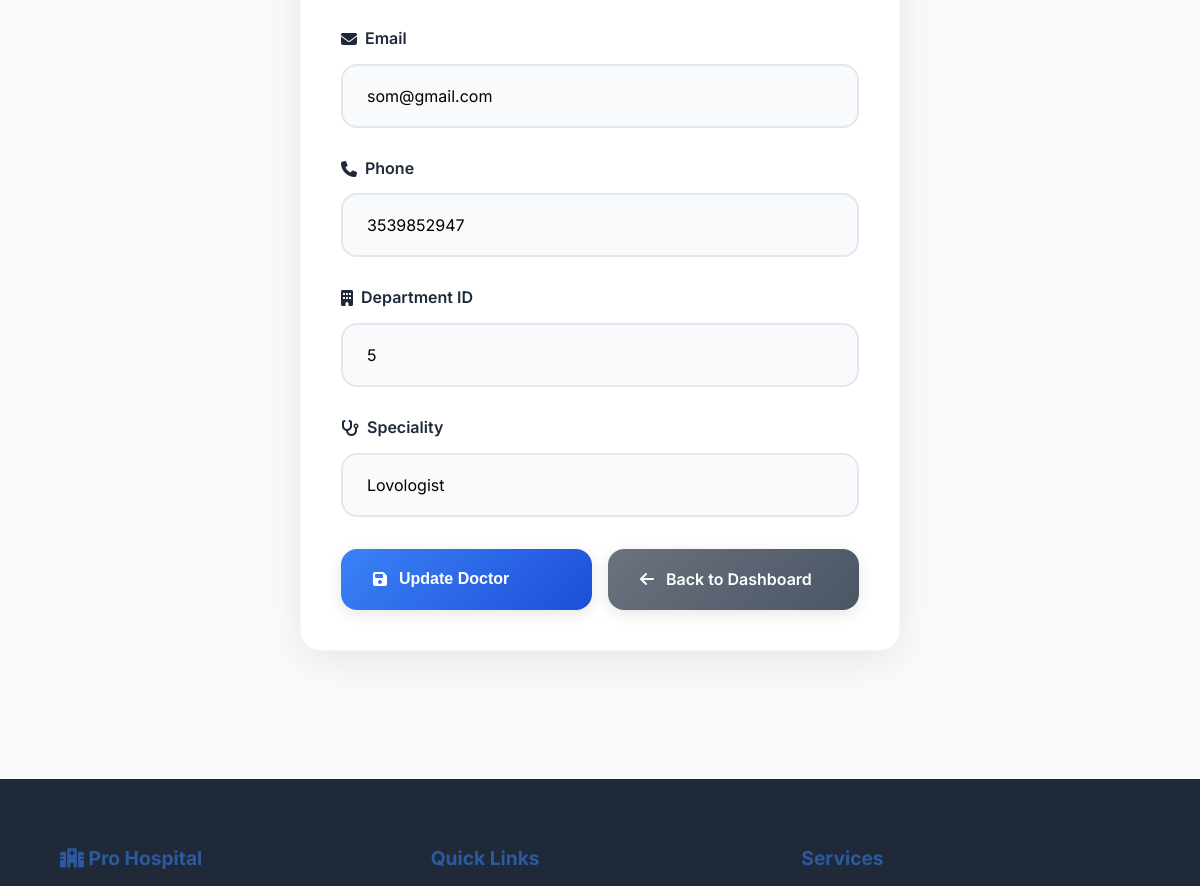
/admin/edit_doctor/7 (signed in, middle part), run on an earlier commit of the app's database.
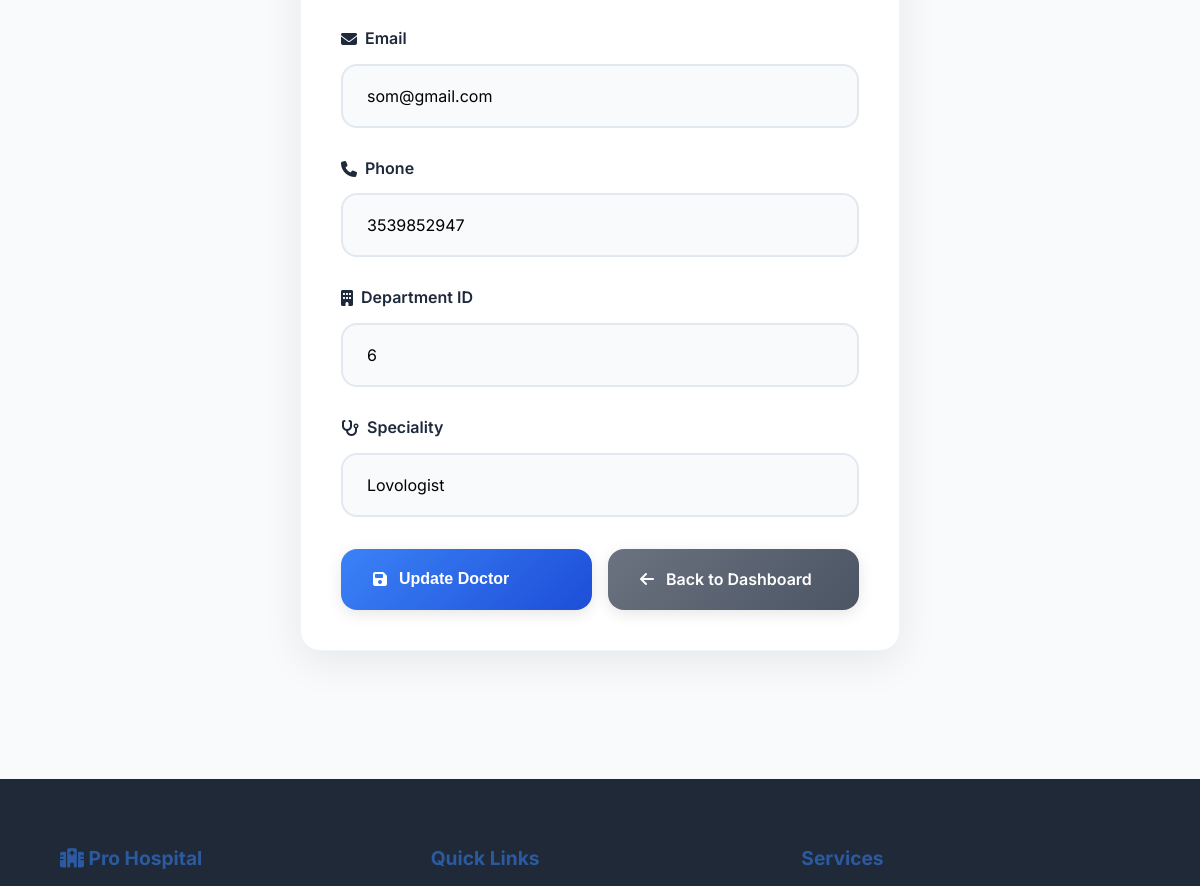
And on a later commit of the database.
### models.py (models this page shows)
class Doctor(db.Model, UserMixin):
    id = db.Column(db.Integer,primary_key = True, unique=True)
    doc_name = db.Column(db.String(100), nullable=False)
    speciality = db.Column(db.String(100),nullable=False)
    doc_email = db.Column(db.String(100), unique=True, nullable=False)
    doc_phone = db.Column(db.String(10), unique=True, nullable=False)
    doc_password = db.Column(db.String(16), nullable = False)
    department_id = db.Column(db.Integer, db.ForeignKey('department.id'), nullable=False)
    appointments = db.relationship('Appointment', backref='doctor', lazy=True)

### app.py (the view, shortened to what this page needs)
@app.route('/admin/edit_doctor/<int:doctor_id>', methods=["GET","POST"])
@login_required
def edit_doctor(doctor_id):
    if not isinstance(current_user, Admin):
        abort(403)
    doctor = Doctor.query.get_or_404(doctor_id)
    return render_template('./admin/edit_doctor.html',doctor=doctor)

### app.py (called while the page is built)
@loginmanager.user_loader
def load_user(user_id):
     return (
         Admin.query.get(int(user_id)) or
         Doctor.query.get(int(user_id)) or
         Patient.query.get(int(user_id))
     )

### templates/admin/edit_doctor.html (shortened to what this page needs)
<!DOCTYPE html>
<html lang="en">
<head>
    <link href="https://cdnjs.cloudflare.com/ajax/libs/font-awesome/6.4.0/css/all.min.css" rel="stylesheet">
    <link rel="stylesheet" href="../../static/css/doctor/edit_doctor.css">
</head>
<body>
    <div class="main-content">
        <div style="max-width: 600px; margin: 0 auto;">
            <div class="card">
                <form method="POST" action="{{ url_for('edit_doctor', doctor_id=doctor.id) }}">
                    <div class="form-group">
                        <label class="form-label">
                            <i class="fas fa-envelope"></i> Email
                        </label>
                        <input type="email" name="doc_email" value="{{ doctor.doc_email }}" class="form-control" required>
                    </div>
                    <div class="form-group">
                        <label class="form-label">
                            <i class="fas fa-phone"></i> Phone
                        </label>
                        <input type="text" name="doc_phone" value="{{ doctor.doc_phone }}" class="form-control" required>
                    </div>
                    <div class="form-group">
                        <label class="form-label">
                            <i class="fas fa-building"></i> Department ID
                        </label>
                        <input type="text" name="department_id" value="{{ doctor.department_id }}" class="form-control" required>
                    </div>
                    <div class="form-group">
                        <label class="form-label">
                            <i class="fas fa-stethoscope"></i> Speciality
                        </label>
                        <input type="text" name="speciality" value="{{ doctor.speciality }}" class="form-control" required>
                    </div>
                    <div class="btn-group">
                        <button type="submit" class="btn btn-primary">
                            <i class="fas fa-save"></i> Update Doctor
                        </button>
                        <a href="{{ url_for('admin_dashboard') }}" class="btn btn-secondary">
                            <i class="fas fa-arrow-left"></i> Back to Dashboard
                        </a>
                    </div>
                </form>
            </div>
        </div>
    </div>
    <footer class="footer">
        <div class="footer-content">
            <div class="footer-section">
                <h3><i class="fas fa-hospital"></i> Pro Hospital</h3>
            </div>
            <div class="footer-section">
                <h3>Quick Links</h3>
            </div>
            <div class="footer-section">
                <h3>Services</h3>
            </div>
        </div>
    </footer>
</body>
</html>

What changed in the data, as far as the page shows it:
changed Doctor "som@gmail.com": department_id "5" → "6"
